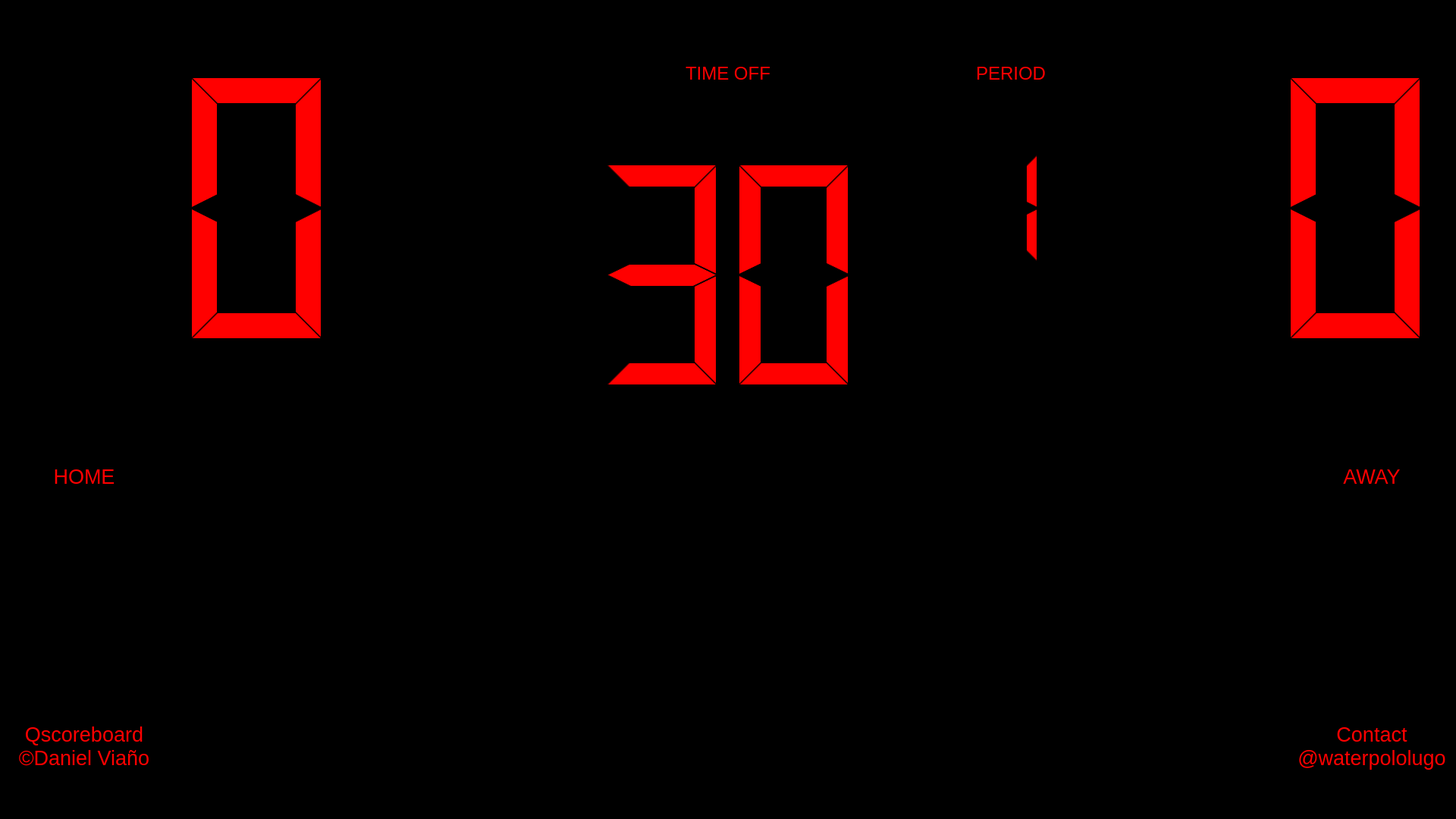
<?xml version="1.0" encoding="UTF-8"?>
<ui version="4.0">
 <class>ScoreDisplay</class>
 <widget class="QWidget" name="ScoreDisplay">
  <property name="geometry">
   <rect>
    <x>0</x>
    <y>0</y>
    <width>1920</width>
    <height>1080</height>
   </rect>
  </property>
  <property name="palette">
   <palette>
    <active>
     <colorrole role="WindowText">
      <brush brushstyle="SolidPattern">
       <color alpha="255">
        <red>255</red>
        <green>0</green>
        <blue>0</blue>
       </color>
      </brush>
     </colorrole>
     <colorrole role="Button">
      <brush brushstyle="SolidPattern">
       <color alpha="255">
        <red>0</red>
        <green>0</green>
        <blue>0</blue>
       </color>
      </brush>
     </colorrole>
     <colorrole role="Light">
      <brush brushstyle="SolidPattern">
       <color alpha="255">
        <red>0</red>
        <green>0</green>
        <blue>0</blue>
       </color>
      </brush>
     </colorrole>
     <colorrole role="Midlight">
      <brush brushstyle="SolidPattern">
       <color alpha="255">
        <red>0</red>
        <green>0</green>
        <blue>0</blue>
       </color>
      </brush>
     </colorrole>
     <colorrole role="Dark">
      <brush brushstyle="SolidPattern">
       <color alpha="255">
        <red>0</red>
        <green>0</green>
        <blue>0</blue>
       </color>
      </brush>
     </colorrole>
     <colorrole role="Mid">
      <brush brushstyle="SolidPattern">
       <color alpha="255">
        <red>0</red>
        <green>0</green>
        <blue>0</blue>
       </color>
      </brush>
     </colorrole>
     <colorrole role="Text">
      <brush brushstyle="SolidPattern">
       <color alpha="255">
        <red>255</red>
        <green>0</green>
        <blue>0</blue>
       </color>
      </brush>
     </colorrole>
     <colorrole role="BrightText">
      <brush brushstyle="SolidPattern">
       <color alpha="255">
        <red>255</red>
        <green>0</green>
        <blue>0</blue>
       </color>
      </brush>
     </colorrole>
     <colorrole role="ButtonText">
      <brush brushstyle="SolidPattern">
       <color alpha="255">
        <red>255</red>
        <green>0</green>
        <blue>0</blue>
       </color>
      </brush>
     </colorrole>
     <colorrole role="Base">
      <brush brushstyle="SolidPattern">
       <color alpha="255">
        <red>0</red>
        <green>0</green>
        <blue>0</blue>
       </color>
      </brush>
     </colorrole>
     <colorrole role="Window">
      <brush brushstyle="SolidPattern">
       <color alpha="255">
        <red>0</red>
        <green>0</green>
        <blue>0</blue>
       </color>
      </brush>
     </colorrole>
     <colorrole role="Shadow">
      <brush brushstyle="SolidPattern">
       <color alpha="255">
        <red>0</red>
        <green>0</green>
        <blue>0</blue>
       </color>
      </brush>
     </colorrole>
     <colorrole role="HighlightedText">
      <brush brushstyle="SolidPattern">
       <color alpha="255">
        <red>255</red>
        <green>0</green>
        <blue>0</blue>
       </color>
      </brush>
     </colorrole>
     <colorrole role="AlternateBase">
      <brush brushstyle="SolidPattern">
       <color alpha="255">
        <red>0</red>
        <green>0</green>
        <blue>0</blue>
       </color>
      </brush>
     </colorrole>
     <colorrole role="ToolTipBase">
      <brush brushstyle="SolidPattern">
       <color alpha="255">
        <red>255</red>
        <green>255</green>
        <blue>220</blue>
       </color>
      </brush>
     </colorrole>
     <colorrole role="ToolTipText">
      <brush brushstyle="SolidPattern">
       <color alpha="255">
        <red>0</red>
        <green>0</green>
        <blue>0</blue>
       </color>
      </brush>
     </colorrole>
     <colorrole role="PlaceholderText">
      <brush brushstyle="SolidPattern">
       <color alpha="128">
        <red>255</red>
        <green>0</green>
        <blue>0</blue>
       </color>
      </brush>
     </colorrole>
    </active>
    <inactive>
     <colorrole role="WindowText">
      <brush brushstyle="SolidPattern">
       <color alpha="255">
        <red>255</red>
        <green>0</green>
        <blue>0</blue>
       </color>
      </brush>
     </colorrole>
     <colorrole role="Button">
      <brush brushstyle="SolidPattern">
       <color alpha="255">
        <red>0</red>
        <green>0</green>
        <blue>0</blue>
       </color>
      </brush>
     </colorrole>
     <colorrole role="Light">
      <brush brushstyle="SolidPattern">
       <color alpha="255">
        <red>0</red>
        <green>0</green>
        <blue>0</blue>
       </color>
      </brush>
     </colorrole>
     <colorrole role="Midlight">
      <brush brushstyle="SolidPattern">
       <color alpha="255">
        <red>0</red>
        <green>0</green>
        <blue>0</blue>
       </color>
      </brush>
     </colorrole>
     <colorrole role="Dark">
      <brush brushstyle="SolidPattern">
       <color alpha="255">
        <red>0</red>
        <green>0</green>
        <blue>0</blue>
       </color>
      </brush>
     </colorrole>
     <colorrole role="Mid">
      <brush brushstyle="SolidPattern">
       <color alpha="255">
        <red>0</red>
        <green>0</green>
        <blue>0</blue>
       </color>
      </brush>
     </colorrole>
     <colorrole role="Text">
      <brush brushstyle="SolidPattern">
       <color alpha="255">
        <red>255</red>
        <green>0</green>
        <blue>0</blue>
       </color>
      </brush>
     </colorrole>
     <colorrole role="BrightText">
      <brush brushstyle="SolidPattern">
       <color alpha="255">
        <red>255</red>
        <green>0</green>
        <blue>0</blue>
       </color>
      </brush>
     </colorrole>
     <colorrole role="ButtonText">
      <brush brushstyle="SolidPattern">
       <color alpha="255">
        <red>255</red>
        <green>0</green>
        <blue>0</blue>
       </color>
      </brush>
     </colorrole>
     <colorrole role="Base">
      <brush brushstyle="SolidPattern">
       <color alpha="255">
        <red>0</red>
        <green>0</green>
        <blue>0</blue>
       </color>
      </brush>
     </colorrole>
     <colorrole role="Window">
      <brush brushstyle="SolidPattern">
       <color alpha="255">
        <red>0</red>
        <green>0</green>
        <blue>0</blue>
       </color>
      </brush>
     </colorrole>
     <colorrole role="Shadow">
      <brush brushstyle="SolidPattern">
       <color alpha="255">
        <red>0</red>
        <green>0</green>
        <blue>0</blue>
       </color>
      </brush>
     </colorrole>
     <colorrole role="HighlightedText">
      <brush brushstyle="SolidPattern">
       <color alpha="255">
        <red>255</red>
        <green>0</green>
        <blue>0</blue>
       </color>
      </brush>
     </colorrole>
     <colorrole role="AlternateBase">
      <brush brushstyle="SolidPattern">
       <color alpha="255">
        <red>0</red>
        <green>0</green>
        <blue>0</blue>
       </color>
      </brush>
     </colorrole>
     <colorrole role="ToolTipBase">
      <brush brushstyle="SolidPattern">
       <color alpha="255">
        <red>255</red>
        <green>255</green>
        <blue>220</blue>
       </color>
      </brush>
     </colorrole>
     <colorrole role="ToolTipText">
      <brush brushstyle="SolidPattern">
       <color alpha="255">
        <red>0</red>
        <green>0</green>
        <blue>0</blue>
       </color>
      </brush>
     </colorrole>
     <colorrole role="PlaceholderText">
      <brush brushstyle="SolidPattern">
       <color alpha="128">
        <red>255</red>
        <green>0</green>
        <blue>0</blue>
       </color>
      </brush>
     </colorrole>
    </inactive>
    <disabled>
     <colorrole role="WindowText">
      <brush brushstyle="SolidPattern">
       <color alpha="255">
        <red>0</red>
        <green>0</green>
        <blue>0</blue>
       </color>
      </brush>
     </colorrole>
     <colorrole role="Button">
      <brush brushstyle="SolidPattern">
       <color alpha="255">
        <red>0</red>
        <green>0</green>
        <blue>0</blue>
       </color>
      </brush>
     </colorrole>
     <colorrole role="Light">
      <brush brushstyle="SolidPattern">
       <color alpha="255">
        <red>0</red>
        <green>0</green>
        <blue>0</blue>
       </color>
      </brush>
     </colorrole>
     <colorrole role="Midlight">
      <brush brushstyle="SolidPattern">
       <color alpha="255">
        <red>0</red>
        <green>0</green>
        <blue>0</blue>
       </color>
      </brush>
     </colorrole>
     <colorrole role="Dark">
      <brush brushstyle="SolidPattern">
       <color alpha="255">
        <red>0</red>
        <green>0</green>
        <blue>0</blue>
       </color>
      </brush>
     </colorrole>
     <colorrole role="Mid">
      <brush brushstyle="SolidPattern">
       <color alpha="255">
        <red>0</red>
        <green>0</green>
        <blue>0</blue>
       </color>
      </brush>
     </colorrole>
     <colorrole role="Text">
      <brush brushstyle="SolidPattern">
       <color alpha="255">
        <red>0</red>
        <green>0</green>
        <blue>0</blue>
       </color>
      </brush>
     </colorrole>
     <colorrole role="BrightText">
      <brush brushstyle="SolidPattern">
       <color alpha="255">
        <red>255</red>
        <green>0</green>
        <blue>0</blue>
       </color>
      </brush>
     </colorrole>
     <colorrole role="ButtonText">
      <brush brushstyle="SolidPattern">
       <color alpha="255">
        <red>0</red>
        <green>0</green>
        <blue>0</blue>
       </color>
      </brush>
     </colorrole>
     <colorrole role="Base">
      <brush brushstyle="SolidPattern">
       <color alpha="255">
        <red>0</red>
        <green>0</green>
        <blue>0</blue>
       </color>
      </brush>
     </colorrole>
     <colorrole role="Window">
      <brush brushstyle="SolidPattern">
       <color alpha="255">
        <red>0</red>
        <green>0</green>
        <blue>0</blue>
       </color>
      </brush>
     </colorrole>
     <colorrole role="Shadow">
      <brush brushstyle="SolidPattern">
       <color alpha="255">
        <red>0</red>
        <green>0</green>
        <blue>0</blue>
       </color>
      </brush>
     </colorrole>
     <colorrole role="HighlightedText">
      <brush brushstyle="SolidPattern">
       <color alpha="255">
        <red>255</red>
        <green>0</green>
        <blue>0</blue>
       </color>
      </brush>
     </colorrole>
     <colorrole role="AlternateBase">
      <brush brushstyle="SolidPattern">
       <color alpha="255">
        <red>0</red>
        <green>0</green>
        <blue>0</blue>
       </color>
      </brush>
     </colorrole>
     <colorrole role="ToolTipBase">
      <brush brushstyle="SolidPattern">
       <color alpha="255">
        <red>255</red>
        <green>255</green>
        <blue>220</blue>
       </color>
      </brush>
     </colorrole>
     <colorrole role="ToolTipText">
      <brush brushstyle="SolidPattern">
       <color alpha="255">
        <red>0</red>
        <green>0</green>
        <blue>0</blue>
       </color>
      </brush>
     </colorrole>
     <colorrole role="PlaceholderText">
      <brush brushstyle="SolidPattern">
       <color alpha="128">
        <red>255</red>
        <green>255</green>
        <blue>255</blue>
       </color>
      </brush>
     </colorrole>
    </disabled>
   </palette>
  </property>
  <property name="windowTitle">
   <string>Form</string>
  </property>
  <layout class="QGridLayout" name="gridLayout">
   <item row="1" column="5">
    <widget class="QLCDNumber" name="periodDisplay">
     <property name="digitCount">
      <number>1</number>
     </property>
     <property name="intValue" stdset="0">
      <number>1</number>
     </property>
    </widget>
   </item>
   <item row="0" column="0" rowspan="3" colspan="2">
    <widget class="QLCDNumber" name="homeGoalsDisplay">
     <property name="digitCount">
      <number>2</number>
     </property>
    </widget>
   </item>
   <item row="6" column="7">
    <widget class="QLabel" name="awayLogoLabel">
     <property name="maximumSize">
      <size>
       <width>200</width>
       <height>200</height>
      </size>
     </property>
     <property name="text">
      <string/>
     </property>
     <property name="pixmap">
      <pixmap resource="resource.qrc">:/img/img/cwl500.png</pixmap>
     </property>
     <property name="scaledContents">
      <bool>true</bool>
     </property>
    </widget>
   </item>
   <item row="0" column="5">
    <widget class="QLabel" name="label">
     <property name="font">
      <font>
       <pointsize>18</pointsize>
      </font>
     </property>
     <property name="text">
      <string>PERIOD</string>
     </property>
     <property name="alignment">
      <set>Qt::AlignCenter</set>
     </property>
    </widget>
   </item>
   <item row="1" column="3" rowspan="2" colspan="2">
    <widget class="QLCDNumber" name="shotClockDisplay">
     <property name="smallDecimalPoint">
      <bool>false</bool>
     </property>
     <property name="digitCount">
      <number>2</number>
     </property>
     <property name="intValue" stdset="0">
      <number>30</number>
     </property>
    </widget>
   </item>
   <item row="5" column="0">
    <widget class="QLabel" name="label_4">
     <property name="font">
      <font>
       <pointsize>20</pointsize>
      </font>
     </property>
     <property name="text">
      <string>HOME</string>
     </property>
     <property name="alignment">
      <set>Qt::AlignCenter</set>
     </property>
    </widget>
   </item>
   <item row="5" column="7">
    <widget class="QLabel" name="label_3">
     <property name="font">
      <font>
       <pointsize>20</pointsize>
      </font>
     </property>
     <property name="text">
      <string>AWAY</string>
     </property>
     <property name="alignment">
      <set>Qt::AlignCenter</set>
     </property>
    </widget>
   </item>
   <item row="0" column="3" colspan="2">
    <widget class="QLabel" name="label_2">
     <property name="font">
      <font>
       <pointsize>18</pointsize>
      </font>
     </property>
     <property name="text">
      <string>TIME OFF</string>
     </property>
     <property name="alignment">
      <set>Qt::AlignCenter</set>
     </property>
    </widget>
   </item>
   <item row="6" column="0">
    <widget class="QLabel" name="homeLogoLabel">
     <property name="maximumSize">
      <size>
       <width>200</width>
       <height>200</height>
      </size>
     </property>
     <property name="text">
      <string/>
     </property>
     <property name="pixmap">
      <pixmap resource="resource.qrc">:/img/img/cwl500.png</pixmap>
     </property>
     <property name="scaledContents">
      <bool>true</bool>
     </property>
    </widget>
   </item>
   <item row="0" column="6" rowspan="3" colspan="2">
    <widget class="QLCDNumber" name="awayGoalsDisplay">
     <property name="digitCount">
      <number>2</number>
     </property>
    </widget>
   </item>
   <item row="5" column="1" rowspan="3" colspan="6">
    <widget class="DigitalClock" name="main_clock_widget" native="true"/>
   </item>
   <item row="7" column="7">
    <widget class="QLabel" name="label_6">
     <property name="maximumSize">
      <size>
       <width>500</width>
       <height>500</height>
      </size>
     </property>
     <property name="font">
      <font>
       <pointsize>20</pointsize>
      </font>
     </property>
     <property name="inputMethodHints">
      <set>Qt::ImhNone</set>
     </property>
     <property name="text">
      <string>Contact @waterpololugo</string>
     </property>
     <property name="scaledContents">
      <bool>true</bool>
     </property>
     <property name="alignment">
      <set>Qt::AlignCenter</set>
     </property>
     <property name="wordWrap">
      <bool>true</bool>
     </property>
    </widget>
   </item>
   <item row="7" column="0">
    <widget class="QLabel" name="label_5">
     <property name="maximumSize">
      <size>
       <width>500</width>
       <height>500</height>
      </size>
     </property>
     <property name="font">
      <font>
       <pointsize>20</pointsize>
      </font>
     </property>
     <property name="text">
      <string>Qscoreboard ©Daniel Viaño</string>
     </property>
     <property name="scaledContents">
      <bool>true</bool>
     </property>
     <property name="alignment">
      <set>Qt::AlignCenter</set>
     </property>
     <property name="wordWrap">
      <bool>true</bool>
     </property>
    </widget>
   </item>
  </layout>
 </widget>
 <customwidgets>
  <customwidget>
   <class>DigitalClock</class>
   <extends>QWidget</extends>
   <header>digitalclock.h</header>
   <container>1</container>
  </customwidget>
 </customwidgets>
 <resources>
  <include location="resource.qrc"/>
 </resources>
 <connections/>
</ui>
